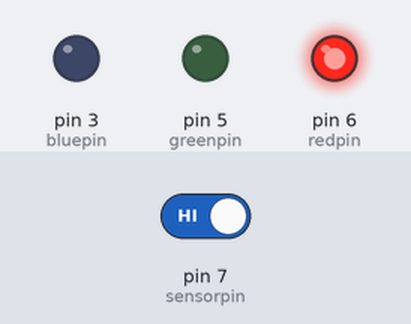
Simulated run of this sketch. Board: Arduino Uno, built with avr-gcc and run on an emulated ATmega328P. Parts: output pins drawn as LEDs (lit = HIGH). The inputs (shaded band) are chosen by the test bench; at power-on: pin 7 (sensorpin) HIGH.

Above: at 1.2 s.
1.3 s: pin 7 (sensorpin) driven LOW
At 1.9 s:
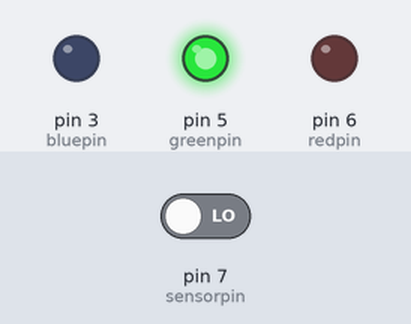
2.8 s: pin 7 (sensorpin) driven HIGH
At 3.1 s:
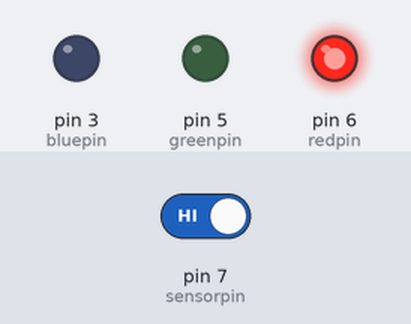
Timing chart, 0 to 5.8 s (numbered marks = the images above; inputs shaded):
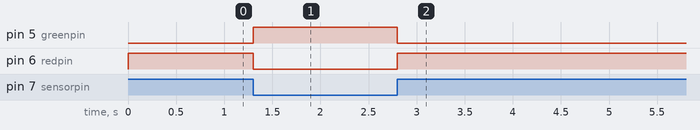

Measured:
- after the input at 1.3 s, pin 5 (greenpin): LOW → HIGH at once; pin 6 (redpin): HIGH → LOW at once
- after the input at 2.8 s, pin 5 (greenpin): HIGH → LOW at once; pin 6 (redpin): LOW → HIGH at once

The sketch:

F15L06_650910352.ino
```cpp
int x;
int sensorpin = 7;
int redpin = 6;
int greenpin = 5;
int bluepin = 3;

void setup()
{
    pinMode(sensorpin,INPUT);
    pinMode(redpin,OUTPUT);
    pinMode(greenpin,OUTPUT);
    pinMode(bluepin,OUTPUT);
}
void loop()
{
    x = digitalRead(sensorpin);
    if (x==0)
    {
        analogWrite(redpin,0);
        analogWrite(greenpin,255);
        analogWrite(bluepin,0);
    }
    else
    {
        analogWrite(redpin,255);
        analogWrite(greenpin,0);
        analogWrite(bluepin,0);
    }
    }
```
